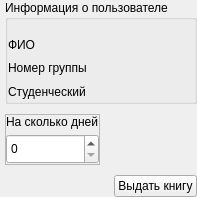
                          <widget class="QWidget" name="widgetContents_gived">
                           <property name="geometry">
                            <rect>
                             <x>0</x>
                             <y>0</y>
                             <width>170</width>
                             <height>197</height>
                            </rect>
                           </property>
                           <layout class="QVBoxLayout" name="verticalLayout_32">
                            <property name="spacing">
                             <number>10</number>
                            </property>
                            <property name="leftMargin">
                             <number>5</number>
                            </property>
                            <property name="topMargin">
                             <number>0</number>
                            </property>
                            <property name="rightMargin">
                             <number>0</number>
                            </property>
                            <property name="bottomMargin">
                             <number>0</number>
                            </property>
                            <item>
                             <widget class="QGroupBox" name="groupBox_info_user">
                              <property name="title">
                               <string>Информация о пользователе</string>
                              </property>
                              <layout class="QVBoxLayout" name="verticalLayout_33">
                               <property name="spacing">
                                <number>5</number>
                               </property>
                               <property name="leftMargin">
                                <number>0</number>
                               </property>
                               <property name="topMargin">
                                <number>15</number>
                               </property>
                               <property name="rightMargin">
                                <number>0</number>
                               </property>
                               <property name="bottomMargin">
                                <number>0</number>
                               </property>
                               <item>
                                <widget class="QLabel" name="label_fio_gb">
                                 <property name="text">
                                  <string>ФИО</string>
                                 </property>
                                </widget>
                               </item>
                               <item>
                                <widget class="QLabel" name="label_group_gb">
                                 <property name="text">
                                  <string>Номер группы</string>
                                 </property>
                                </widget>
                               </item>
                               <item>
                                <widget class="QLabel" name="label_id_stud_number_gb">
                                 <property name="text">
                                  <string>Студенческий </string>
                                 </property>
                                </widget>
                               </item>
                              </layout>
                             </widget>
                            </item>
                            <item>
                             <widget class="QFrame" name="frame_quantity_day">
                              <property name="sizePolicy">
                               <sizepolicy hsizetype="Fixed" vsizetype="Fixed">
                                <horstretch>0</horstretch>
                                <verstretch>0</verstretch>
                               </sizepolicy>
                              </property>
                              <property name="frameShape">
                               <enum>QFrame::StyledPanel</enum>
                              </property>
                              <property name="frameShadow">
                               <enum>QFrame::Raised</enum>
                              </property>
                              <layout class="QVBoxLayout" name="verticalLayout_34">
                               <property name="spacing">
                                <number>5</number>
                               </property>
                               <property name="leftMargin">
                                <number>0</number>
                               </property>
                               <property name="topMargin">
                                <number>0</number>
                               </property>
                               <property name="rightMargin">
                                <number>0</number>
                               </property>
                               <property name="bottomMargin">
                                <number>0</number>
                               </property>
                               <item>
                                <widget class="QLabel" name="label_quantity_day">
                                 <property name="sizePolicy">
                                  <sizepolicy hsizetype="Fixed" vsizetype="Fixed">
                                   <horstretch>0</horstretch>
                                   <verstretch>0</verstretch>
                                  </sizepolicy>
                                 </property>
                                 <property name="text">
                                  <string>На сколько дней</string>
                                 </property>
                                </widget>
                               </item>
                               <item>
                                <widget class="QSpinBox" name="spinBox_quantity_day">
                                 <property name="minimumSize">
                                  <size>
                                   <width>50</width>
                                   <height>30</height>
                                  </size>
                                 </property>
                                 <property name="cursor">
                                  <cursorShape>PointingHandCursor</cursorShape>
                                 </property>
                                </widget>
                               </item>
                              </layout>
                             </widget>
                            </item>
                            <item alignment="Qt::AlignRight">
                             <widget class="QPushButton" name="pushButton_edit_info_book_2">
                              <property name="cursor">
                               <cursorShape>PointingHandCursor</cursorShape>
                              </property>
                              <property name="text">
                               <string>Выдать книгу</string>
                              </property>
                              <property name="icon">
                               <iconset resource="../icons/icons.qrc">
                                <normaloff>:/icons/book/book-gived.png</normaloff>:/icons/book/book-gived.png</iconset>
                              </property>
                              <property name="iconSize">
                               <size>
                                <width>32</width>
                                <height>32</height>
                               </size>
                              </property>
                             </widget>
                            </item>
                           </layout>
                          </widget>
